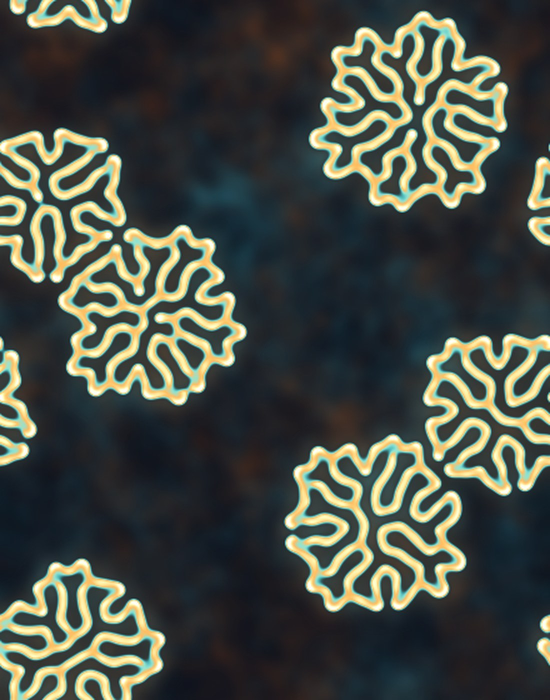
#> input picture api/app/assets/field-hero-night.jpg, 1100 x 1400 px (shown at 1/2 size); its folder holds only this picture in this run
$ python -i og_image.py   (imports and definitions only)
#> lines starting #> are read from the running program, lines starting #| are printed output that depends on the picture
"""1200×630 Open Graph cards drawn with Pillow (API.md §7)."""

import hashlib
import io
import re
import tempfile
from functools import lru_cache
from pathlib import Path

from PIL import Image, ImageDraw, ImageFont

APP_DIR = Path(__file__).resolve().parent.parent
FONT_SANS = APP_DIR / "fonts" / "Archivo-Variable.ttf"
FONT_SERIF = APP_DIR / "fonts" / "SourceSerif4-Variable.ttf"
BACKGROUND = APP_DIR / "assets" / "field-hero-night.jpg"

# Bump when the drawing changes, so cached cards are redrawn.
RENDER_VERSION = "1"
SHADE = 0.55  # opacity of the black layer under the text
WIDTH, HEIGHT = 1200, 630
MARGIN = 80
TEXT_WIDTH = 920
INK = (238, 234, 226)  # --ink (night)
INK_2 = (196, 200, 208)  # a little lighter than --ink-2, for contrast on the field
AMBER = (242, 166, 74)  # #F2A64A

DEFAULT_TITLE = "Sagar Pal"
DEFAULT_DEK = (
    "I work at the intersection of scientific computing, AI for science "
    "and high-performance ML systems."
)

FontType = ImageFont.FreeTypeFont


# [5 lines left out: function _font, not called in this run]


def title_font(size: int) -> FontType:
    """Archivo at weight 640, normal width (axes: weight, width)."""
    return _font(FONT_SANS, size, (640, 100))


def dek_font(size: int = 28) -> FontType:
    """Source Serif 4 at weight 400 (axes: weight, optical size)."""
    return _font(FONT_SERIF, size, (400, min(size, 60)))


# [24 lines left out: function wrap, not called in this run]


def _background() -> Image.Image:
    # Cover-crop the portrait field image to 1200×630, then darken under the text.
    image = Image.open(BACKGROUND).convert("RGB")
#> image is the input picture: PIL image 1100x1400 RGB; mean R, G, B 71.9, 76.7, 68.1
    scale = max(WIDTH / image.width, HEIGHT / image.height)
#> scale = 1.09
    image = image.resize(
        (round(image.width * scale), round(image.height * scale)), Image.Resampling.LANCZOS
    )
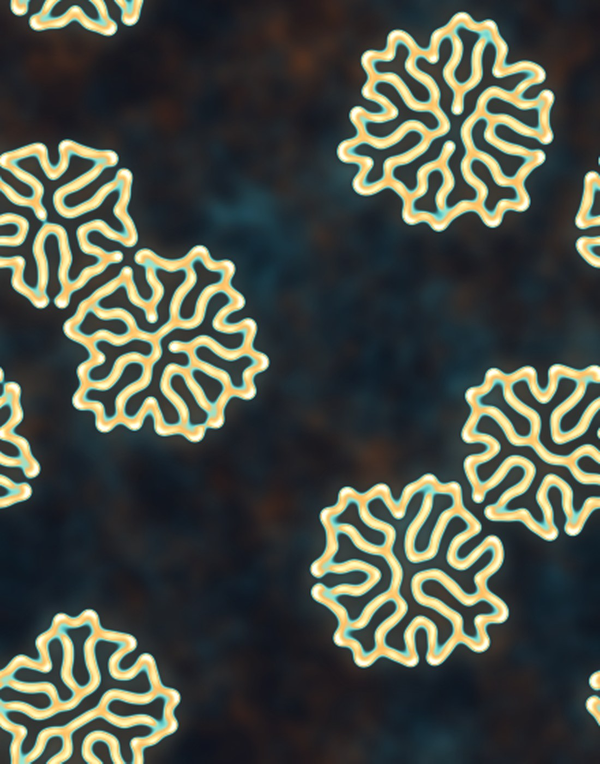
#> image: PIL image 1200x1527 RGB (shown at 1/2 size); mean R, G, B 71.9, 76.7, 68.1
    left = (image.width - WIDTH) // 2
#> left = 0
    top = (image.height - HEIGHT) // 2
#> top = 448
    image = image.crop((left, top, left + WIDTH, top + HEIGHT))
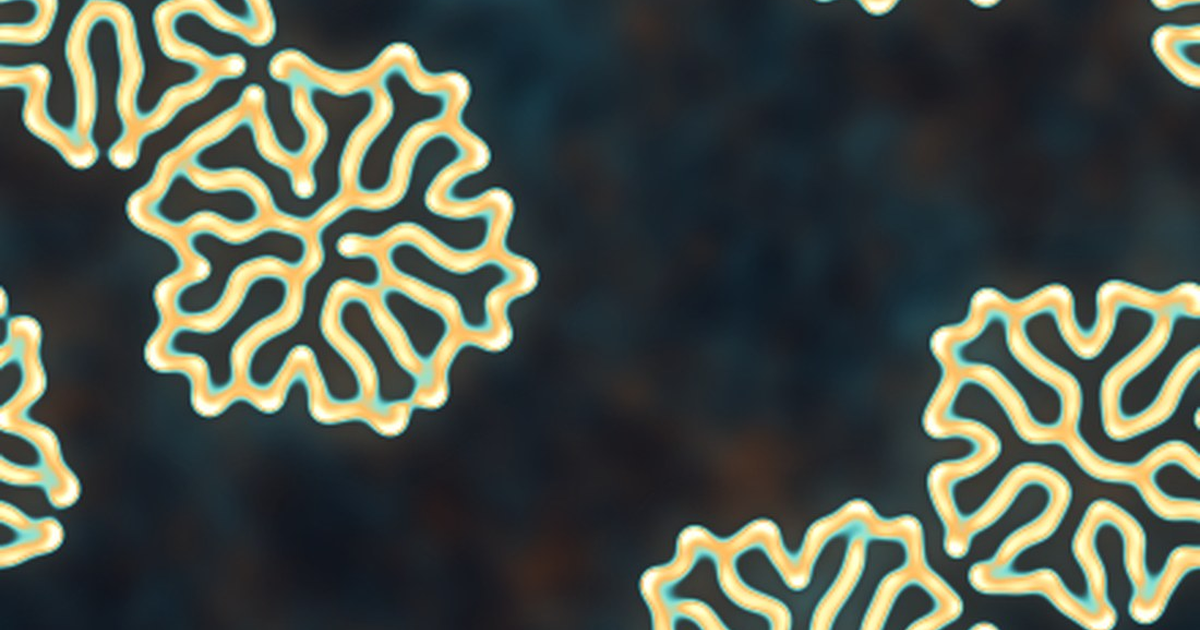
#> image: PIL image 1200x630 RGB; mean R, G, B 74.7, 80.9, 71.6
    # Black at SHADE over the text column, fading out towards the right edge. API.md asks
    # for 30 %; at that level the serif dek is hard to read over the bright corals.
    shade = Image.new("L", (WIDTH, HEIGHT), 0)
#> shade: PIL image 1200x630 L; every value is 0
    fade_start, fade_end = MARGIN + TEXT_WIDTH - 200, WIDTH
    for x in range(WIDTH):
        if x < fade_start:
            alpha = SHADE
        else:
            alpha = SHADE * max(0.0, 1 - (x - fade_start) / (fade_end - fade_start))
        shade.paste(round(alpha * 255), (x, 0, x + 1, HEIGHT))
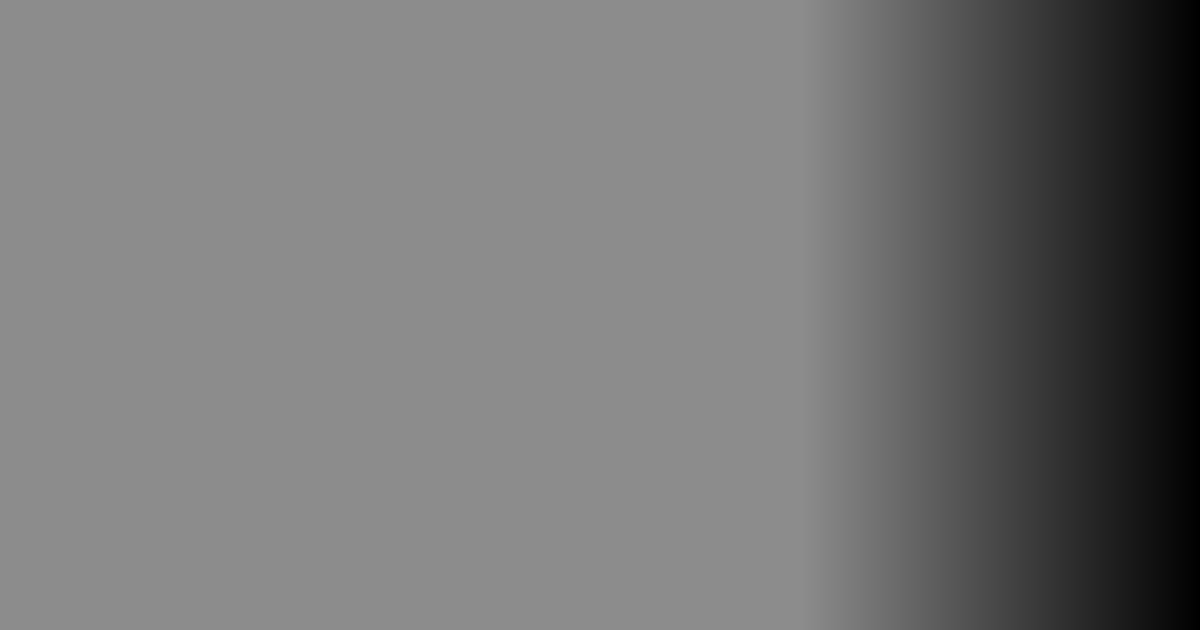
#> shade: PIL image 1200x630 L; min 0, max 140, mean 116.8
    return Image.composite(Image.new("RGB", image.size, (0, 0, 0)), image, shade)
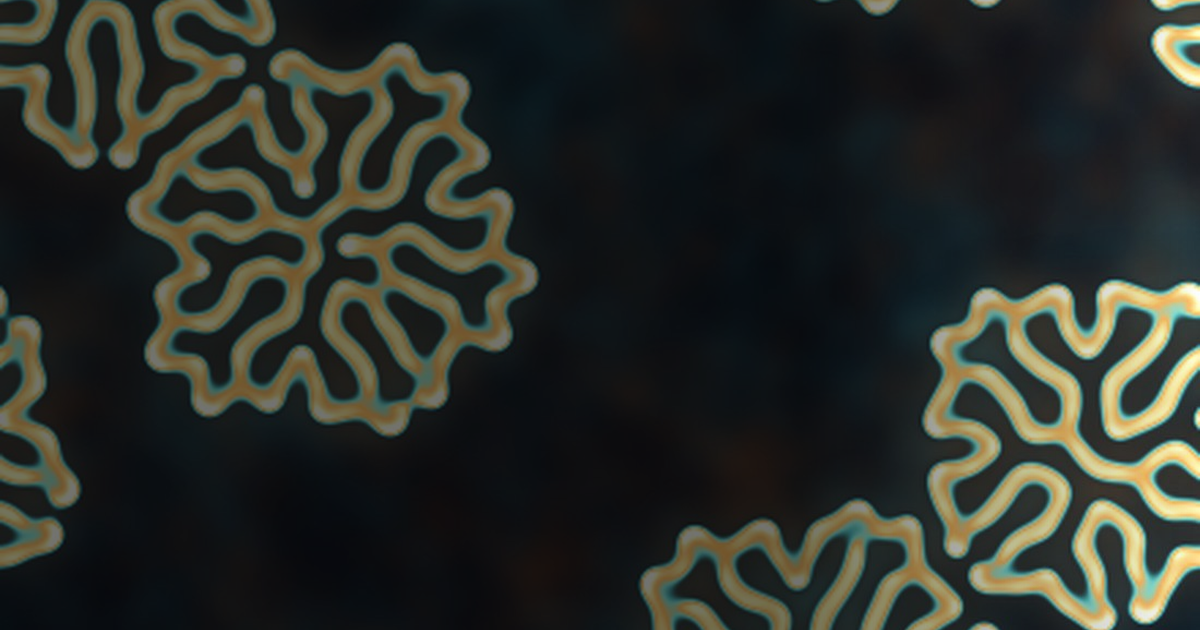
#> returned value: PIL image 1200x630 RGB; mean R, G, B 41.8, 45.1, 39.7


# [68 lines left out: functions render_card, card_hash, cached_card, not called in this run]

>>> result = _background()
